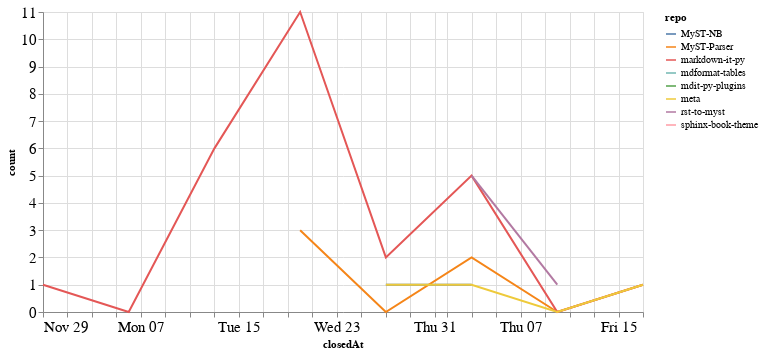

Notebook cell for this chart:
### Code cell
closed_by_time = closed_by.groupby('repo').resample('W', on='closedAt').count()['author'].reset_index()
closed_by_time = closed_by_time.rename(columns={'author': 'count'})

alt.Chart(closed_by_time, width=600).mark_line().encode(
    x='closedAt',
    y='count',
    color='repo',
    tooltip="repo"
)

### Figure 1 — Vega-Lite specification as saved in the notebook (floating-point values rounded to 4 significant figures)
{"config": {"axisLeft": {"labelFontSize": 15}, "axisBottom": {"labelFontSize": 15}}, "data": {"name": "data-0674ea898c8cc65f1f962411f03f2b1f"}, "mark": "line", "encoding": {"color": {"type": "nominal", "field": "repo"}, "tooltip": {"type": "nominal", "field": "repo"}, "x": {"type": "temporal", "field": "closedAt"}, "y": {"type": "quantitative", "field": "count"}}, "width": 600, "$schema": "https://vega.github.io/schema/vega-lite/v4.8.1.json", "datasets": {"data-0674ea898c8cc65f1f962411f03f2b1f": [{"repo": "MyST-NB", "closedAt": "2020-12-27T00:00:00", "count": 1}, {"repo": "MyST-NB", "closedAt": "2021-01-03T00:00:00", "count": 1}, {"repo": "MyST-Parser", "closedAt": "2020-12-20T00:00:00", "count": 3}, {"repo": "MyST-Parser", "closedAt": "2020-12-27T00:00:00", "count": 0}, {"repo": "MyST-Parser", "closedAt": "2021-01-03T00:00:00", "count": 2}, {"repo": "MyST-Parser", "closedAt": "2021-01-10T00:00:00", "count": 0}, {"repo": "MyST-Parser", "closedAt": "2021-01-17T00:00:00", "count": 1}, {"repo": "markdown-it-py", "closedAt": "2020-11-29T00:00:00", "count": 1}, {"repo": "markdown-it-py", "closedAt": "2020-12-06T00:00:00", "count": 0}, {"repo": "markdown-it-py", "closedAt": "2020-12-13T00:00:00", "count": 6}, {"repo": "markdown-it-py", "closedAt": "2020-12-20T00:00:00", "count": 11}, {"repo": "markdown-it-py", "closedAt": "2020-12-27T00:00:00", "count": 2}, {"repo": "markdown-it-py", "closedAt": "2021-01-03T00:00:00", "count": 5}, {"repo": "markdown-it-py", "closedAt": "2021-01-10T00:00:00", "count": 0}, {"repo": "markdown-it-py", "closedAt": "2021-01-17T00:00:00", "count": 1}, {"repo": "mdformat-tables", "closedAt": "2020-12-13T00:00:00", "count": 1}, {"repo": "mdit-py-plugins", "closedAt": "2020-12-20T00:00:00", "count": 3}, {"repo": "meta", "closedAt": "2020-12-27T00:00:00", "count": 1}, {"repo": "meta", "closedAt": "2021-01-03T00:00:00", "count": 1}, {"repo": "meta", "closedAt": "2021-01-10T00:00:00", "count": 0}, {"repo": "meta", "closedAt": "2021-01-17T00:00:00", "count": 1}, {"repo": "rst-to-myst", "closedAt": "2021-01-03T00:00:00", "count": 5}, {"repo": "rst-to-myst", "closedAt": "2021-01-10T00:00:00", "count": 1}, {"repo": "sphinx-book-theme", "closedAt": "2021-01-03T00:00:00", "count": 1}]}}
